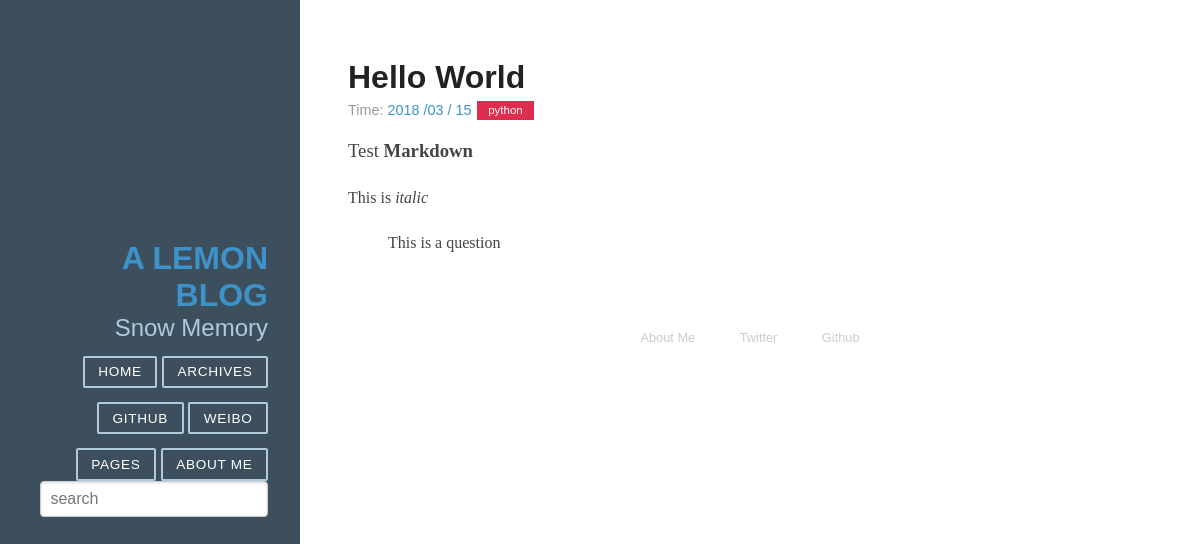
Before: /5/ with the older database file.
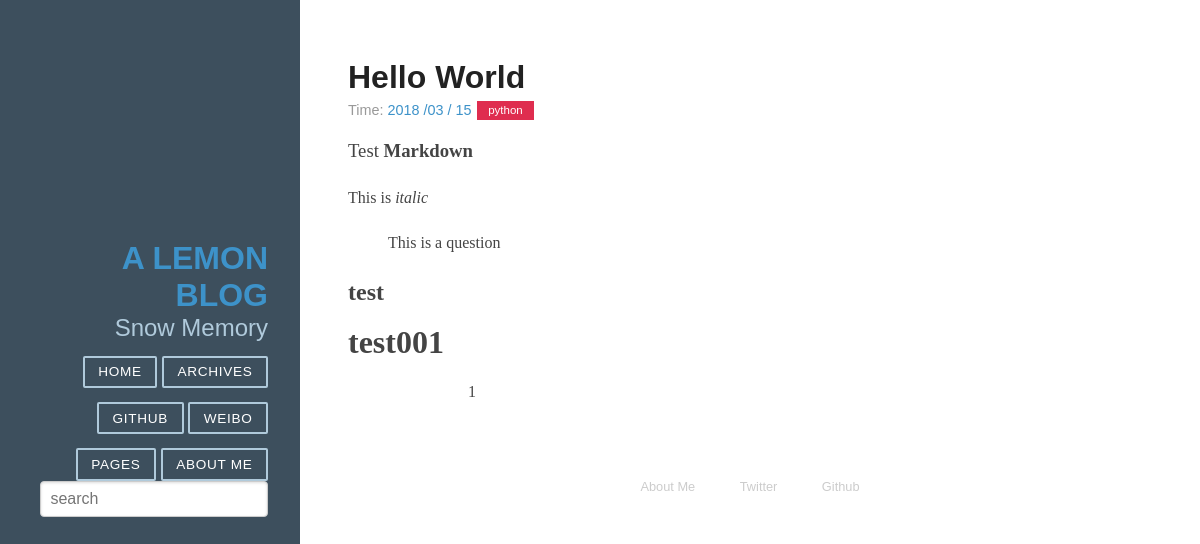
After: the same page with the newer database file.
### article/models.py (models this page shows, shortened)
class Article(models.Model):
    title = models.CharField(max_length = 100)
    category = models.CharField(max_length = 50, blank = True)
    date_time = models.DateTimeField(auto_now_add = True)
    content = models.TextField(blank = True, null = True)
    class Meta:#按时间下降排序
        ordering = ['-date_time']

### article/views.py (the view)
# urls.py: url(r'^(?P<id>\d+)/$', views.detail, name = 'detail'),
def detail(request, id):
    try:
        post = Article.objects.get(id=str(id))
    except Article.DoesNotExits:
        raise Http404
    return render(request, 'post.html', {'post' : post})

### article/templatetags/custom_markdown.py (called while the page is built)
@register.filter(is_safe=True)
@stringfilter
def custom_markdown(value):
	return mark_safe(markdown.markdown(value,
		extensions = ['markdown.extensions.fenced_code', 'markdown.extensions.codehilite'],
		safe_mode=True,
		enable_attributes=False))

### templates/post.html
{% extends "base.html" %}
{% load custom_markdown %}
{% block content %}
<div class="posts">
	<section class="post">
		<header class="post-header">
			<h2 class="post-title">{{ post.title}}</h2>
			<p class="post-meta">
				Time: <a class="post-author" href="#">{{ post.date_time|date:"Y /m / d"}}</a>
				<a class="post-category post-category-js" href="#">{{ post.category}}</a>
			</p>
		</header>
		<div class="post-description">
			<p>
				{{ post.content | custom_markdown }}
			</p>
		</div>
	</section>
</div>
{% endblock %}

Changed rows visible on the page:
changed Article "Hello World": content|custom_markdown "Test Markdown This is italic This is a question" → "Test Markdown This is italic This is a question test test001 1"
